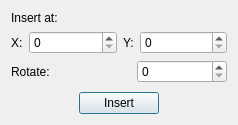
<?xml version="1.0" encoding="UTF-8"?>
<ui version="4.0">
 <class>InsertDialog</class>
 <widget class="QDialog" name="InsertDialog">
  <property name="geometry">
   <rect>
    <x>0</x>
    <y>0</y>
    <width>238</width>
    <height>125</height>
   </rect>
  </property>
  <property name="windowTitle">
   <string>Dialog</string>
  </property>
  <layout class="QGridLayout" name="gridLayout">
   <item row="0" column="0">
    <widget class="QLabel" name="label">
     <property name="text">
      <string>Insert at:</string>
     </property>
    </widget>
   </item>
   <item row="3" column="0">
    <spacer name="verticalSpacer">
     <property name="orientation">
      <enum>Qt::Vertical</enum>
     </property>
     <property name="sizeHint" stdset="0">
      <size>
       <width>20</width>
       <height>40</height>
      </size>
     </property>
    </spacer>
   </item>
   <item row="1" column="0">
    <layout class="QHBoxLayout" name="horizontalLayout">
     <property name="bottomMargin">
      <number>0</number>
     </property>
     <item>
      <widget class="QLabel" name="label_2">
       <property name="sizePolicy">
        <sizepolicy hsizetype="Fixed" vsizetype="Preferred">
         <horstretch>0</horstretch>
         <verstretch>0</verstretch>
        </sizepolicy>
       </property>
       <property name="text">
        <string>X:</string>
       </property>
      </widget>
     </item>
     <item>
      <widget class="QSpinBox" name="XSpin">
       <property name="maximum">
        <number>99999</number>
       </property>
      </widget>
     </item>
     <item>
      <widget class="QLabel" name="label_3">
       <property name="sizePolicy">
        <sizepolicy hsizetype="Fixed" vsizetype="Preferred">
         <horstretch>0</horstretch>
         <verstretch>0</verstretch>
        </sizepolicy>
       </property>
       <property name="text">
        <string>Y:</string>
       </property>
      </widget>
     </item>
     <item>
      <widget class="QSpinBox" name="YSpin">
       <property name="maximum">
        <number>99999</number>
       </property>
      </widget>
     </item>
    </layout>
   </item>
   <item row="5" column="0">
    <layout class="QHBoxLayout" name="horizontalLayout_2">
     <property name="bottomMargin">
      <number>0</number>
     </property>
     <item>
      <spacer name="horizontalSpacer">
       <property name="orientation">
        <enum>Qt::Horizontal</enum>
       </property>
       <property name="sizeHint" stdset="0">
        <size>
         <width>40</width>
         <height>20</height>
        </size>
       </property>
      </spacer>
     </item>
     <item>
      <widget class="QPushButton" name="InsertButton">
       <property name="sizePolicy">
        <sizepolicy hsizetype="Fixed" vsizetype="Fixed">
         <horstretch>0</horstretch>
         <verstretch>0</verstretch>
        </sizepolicy>
       </property>
       <property name="text">
        <string>Insert</string>
       </property>
       <property name="default">
        <bool>true</bool>
       </property>
      </widget>
     </item>
     <item>
      <spacer name="horizontalSpacer_2">
       <property name="orientation">
        <enum>Qt::Horizontal</enum>
       </property>
       <property name="sizeHint" stdset="0">
        <size>
         <width>40</width>
         <height>20</height>
        </size>
       </property>
      </spacer>
     </item>
    </layout>
   </item>
   <item row="2" column="0">
    <layout class="QHBoxLayout" name="horizontalLayout_3">
     <property name="bottomMargin">
      <number>0</number>
     </property>
     <item>
      <widget class="QLabel" name="label_4">
       <property name="sizePolicy">
        <sizepolicy hsizetype="Fixed" vsizetype="Preferred">
         <horstretch>0</horstretch>
         <verstretch>0</verstretch>
        </sizepolicy>
       </property>
       <property name="text">
        <string>Rotate:     </string>
       </property>
      </widget>
     </item>
     <item>
      <spacer name="horizontalSpacer_3">
       <property name="orientation">
        <enum>Qt::Horizontal</enum>
       </property>
       <property name="sizeHint" stdset="0">
        <size>
         <width>40</width>
         <height>20</height>
        </size>
       </property>
      </spacer>
     </item>
     <item>
      <widget class="QSpinBox" name="RotationSpin">
       <property name="sizePolicy">
        <sizepolicy hsizetype="Fixed" vsizetype="Fixed">
         <horstretch>0</horstretch>
         <verstretch>0</verstretch>
        </sizepolicy>
       </property>
       <property name="minimumSize">
        <size>
         <width>90</width>
         <height>0</height>
        </size>
       </property>
       <property name="maximum">
        <number>3</number>
       </property>
      </widget>
     </item>
    </layout>
   </item>
  </layout>
 </widget>
 <resources/>
 <connections/>
</ui>
